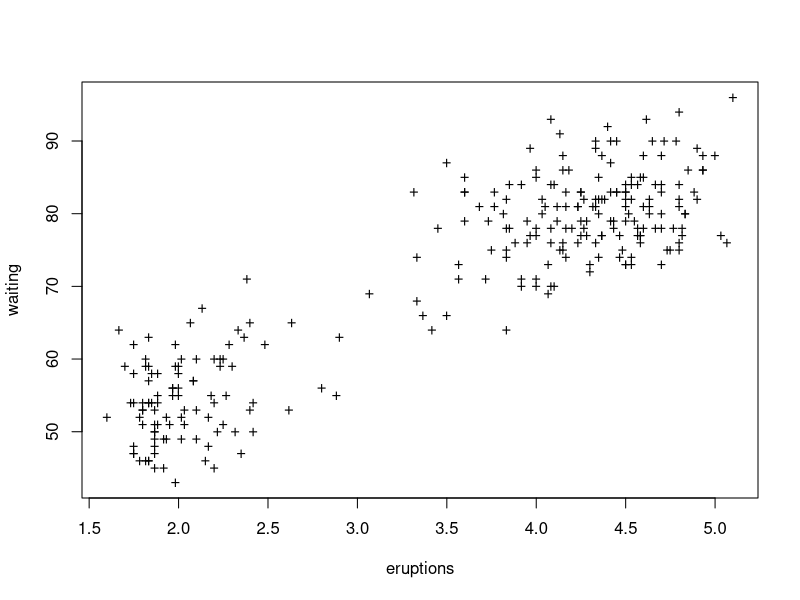
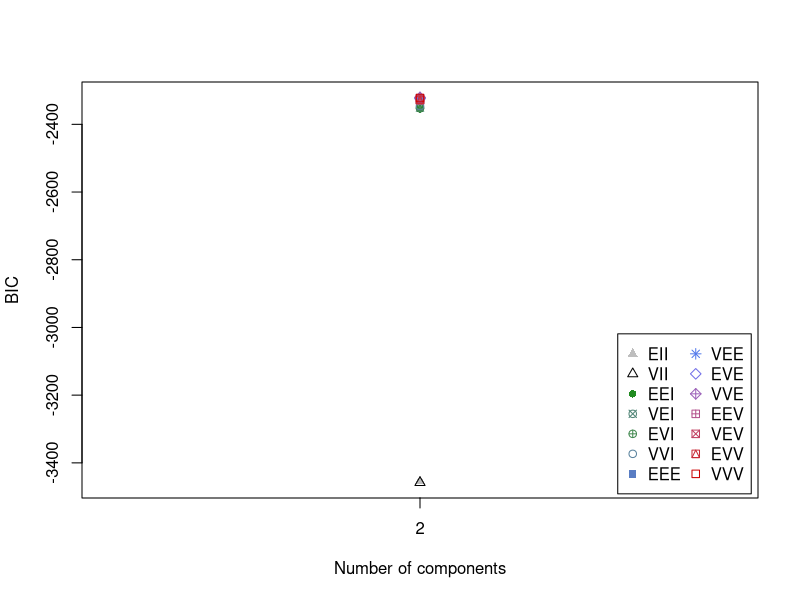
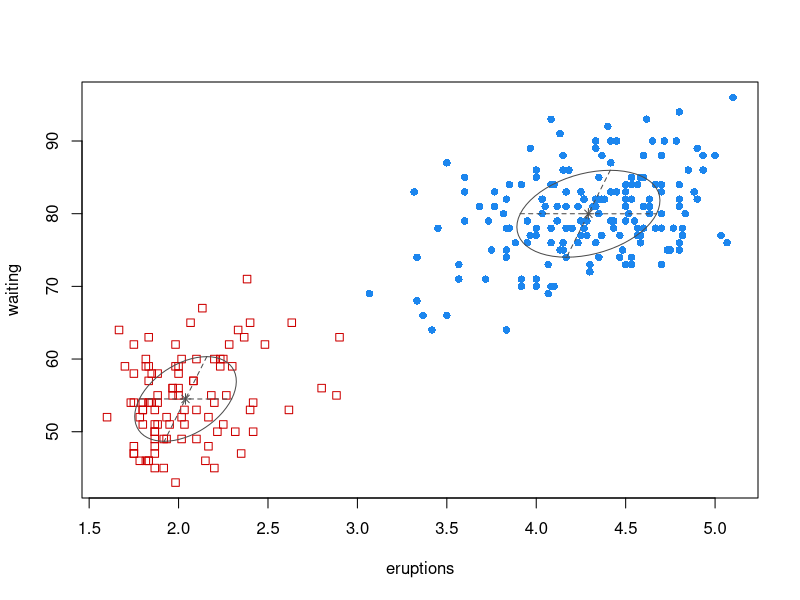
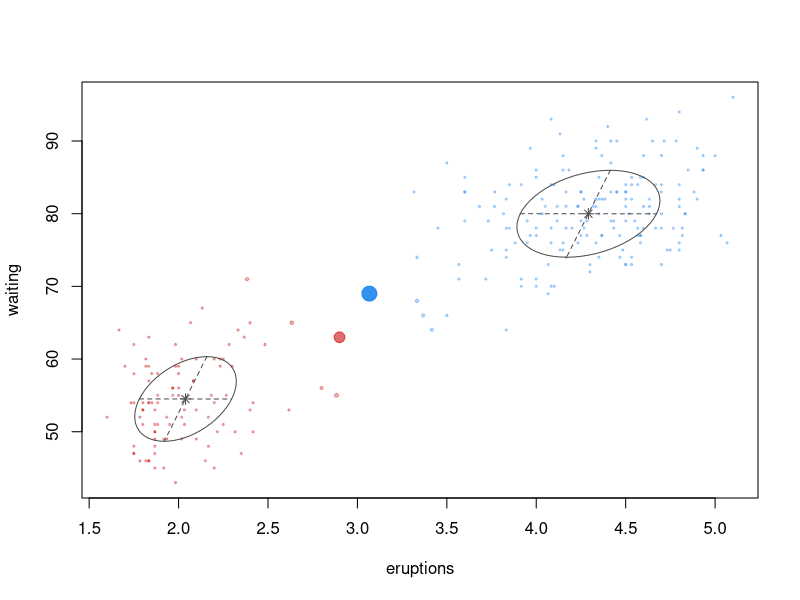
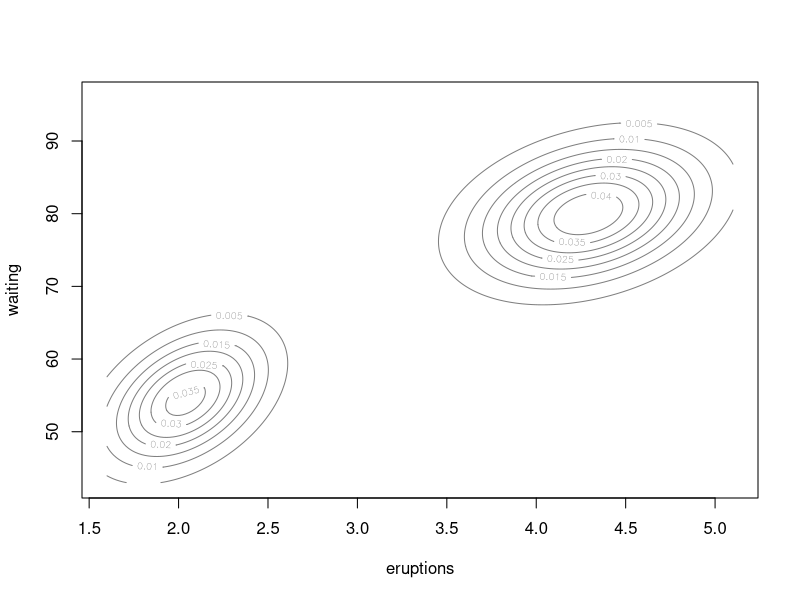
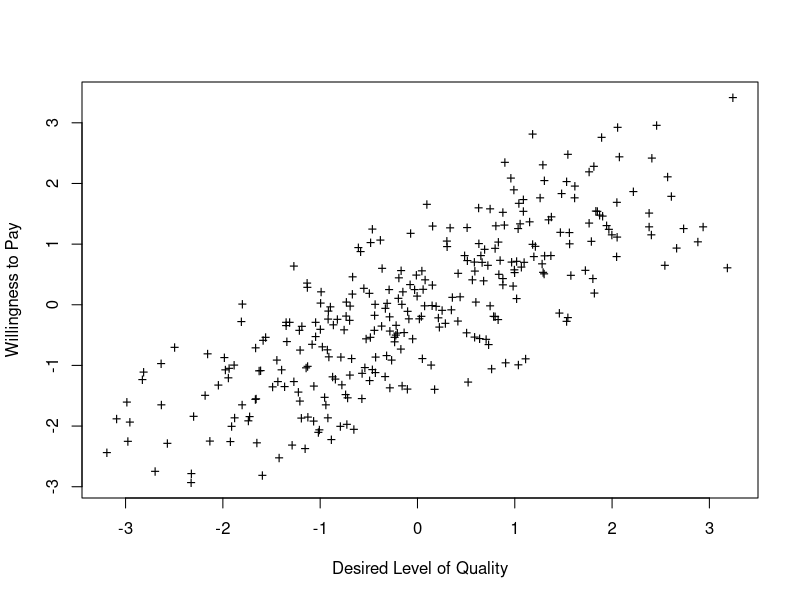
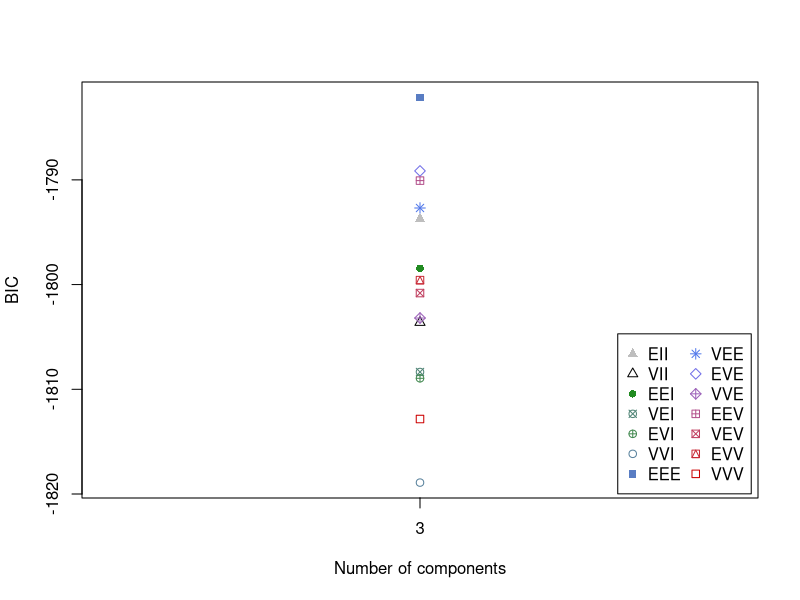
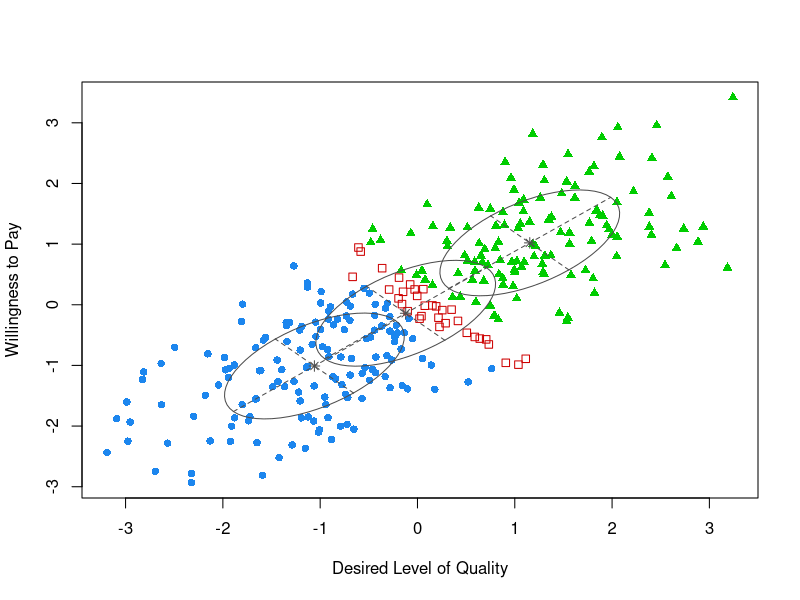

Generate these figures, in order, with R:
#attach faithful data set
data(faithful)
plot(faithful, pch="+")

#run mclust on faithful data
require(mclust)
faithfulMclust<-Mclust(faithful, G=2)
summary(faithfulMclust, parameters=TRUE)
plot(faithfulMclust)

#create 3 segment data set
require(MASS)
sigma <- matrix(c(1.0,.6,.6,1.0),2,2)
mean1<-c(-1,-1)
mean2<-c(0,0)
mean3<-c(1,1)
set.seed(3202014)
mydata1<-mvrnorm(n=100, mean1, sigma)
mydata2<-mvrnorm(n=100, mean2, sigma)
mydata3<-mvrnorm(n=100, mean3, sigma)
mydata<-rbind(mydata1,mydata2,mydata3)
colnames(mydata)<-c("Desired Level of Quality",
                    "Willingness to Pay")
plot(mydata, pch="+")

#run Mclust with 3 segments
mydataClust<-Mclust(mydata, G=3)
summary(mydataClust, parameters=TRUE)
plot(mydataClust)

#let Mclust decide on number of segments
mydataClust<-Mclust(mydata)
summary(mydataClust, parameters=TRUE)
